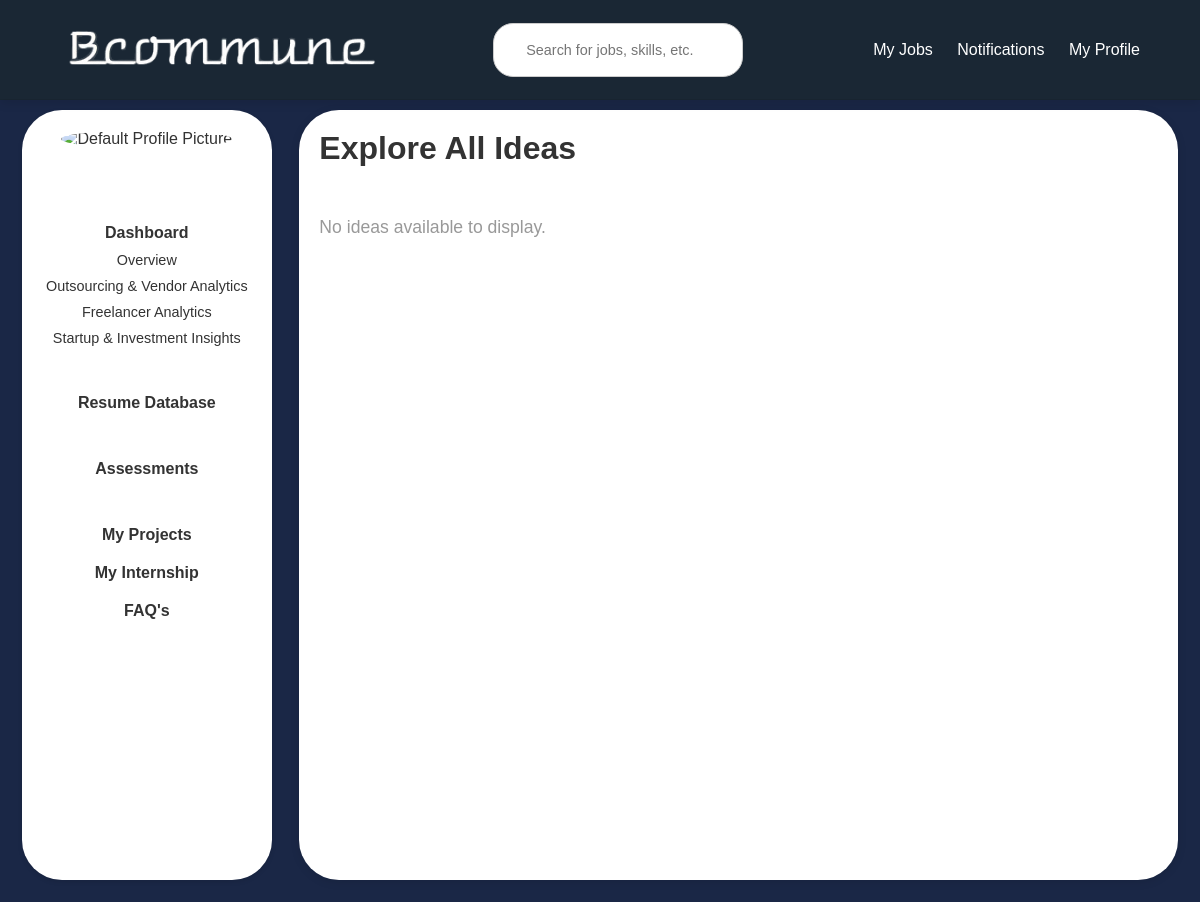
The app's page /explore-all-ideas/, older data.
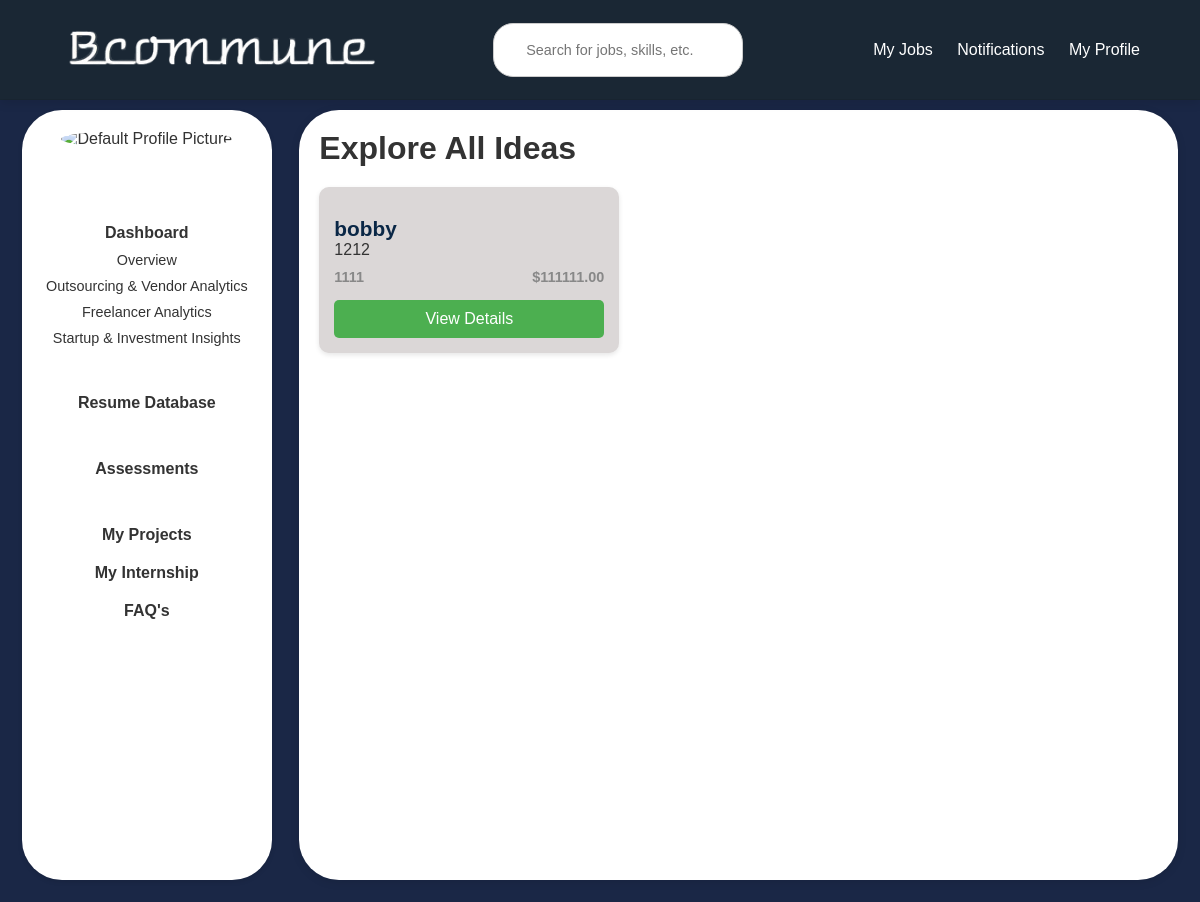
The same page, newer data.
### users/models.py (models this page shows, shortened)
class Idea(models.Model):
    title = models.CharField(max_length=200)
    patent_number = models.CharField(max_length=100, blank=True, null=True)
    brief_description = models.TextField()
    application_number = models.CharField(max_length=100, blank=True, null=True)
    problem_statement = models.TextField()
    solution = models.TextField()
    visibility = models.CharField(max_length=10, choices=[('public', 'Public'), ('private', 'Private')])
    details = models.TextField(blank=True, null=True)
    fund = models.DecimalField(max_digits=10, decimal_places=2, blank=True, null=True)
    category = models.CharField(max_length=100)
    photo = models.ImageField(upload_to='idea_photos/', blank=True, null=True)
    video = models.FileField(upload_to='idea_videos/', blank=True, null=True)
    team_info = models.TextField(blank=True, null=True)
    created_at = models.DateTimeField(auto_now_add=True)

### users/views.py (the view)
# urls.py: path('explore-all-ideas/', views.explore_all_ideas, name='explore_all_ideas'),
def explore_all_ideas(request):
    ideas = Idea.objects.filter(visibility='public').order_by('-created_at')
    return render(request, 'explore_all_ideas.html', {'ideas': ideas})

### users/templates/explore_all_ideas.html (shortened to what this page needs)
{% load static %}
<!DOCTYPE html>
<html lang="en">
<head>
    <link rel="stylesheet" href="{% static 'css/common.css'%}">
    <link rel="stylesheet" href="{% static 'css/expideas.css'%}">
</head>
<body>
    {% include 'header2.html' %}
    <div class="main-container">
        {% include 'sidebarcompany.html' %}
        <div class="content">
                <h1>Explore All Ideas</h1>
                <div class="idea-cards">
                    {% for idea in ideas %}
                        <div class="idea-card">
                            <div class="idea-content">
                                <h3>{{ idea.title }}</h3>
                                <p>{{ idea.brief_description|truncatechars:150 }}</p>
                                <div class="idea-meta">
                                    <span class="category">{{ idea.category }}</span>
                                    <span class="fund">${{ idea.fund }}</span>
                                </div>
                                <a href="{% url 'idea_detail' idea.id %}" class="view-details-btn">View Details</a>
                            </div>
                        </div>
                    {% empty %}
                        <p class="no-ideas">No ideas available to display.</p>
                    {% endfor %}
                </div>
            </div>
    </div>
</body>
</html>

Row changes from the older to the newer data that the page shows:
added Idea: title "bobby", brief_description "1212", category "1111", fund "111111.00"
Text that changed along with them:
text no longer shown: "No ideas available to display."
